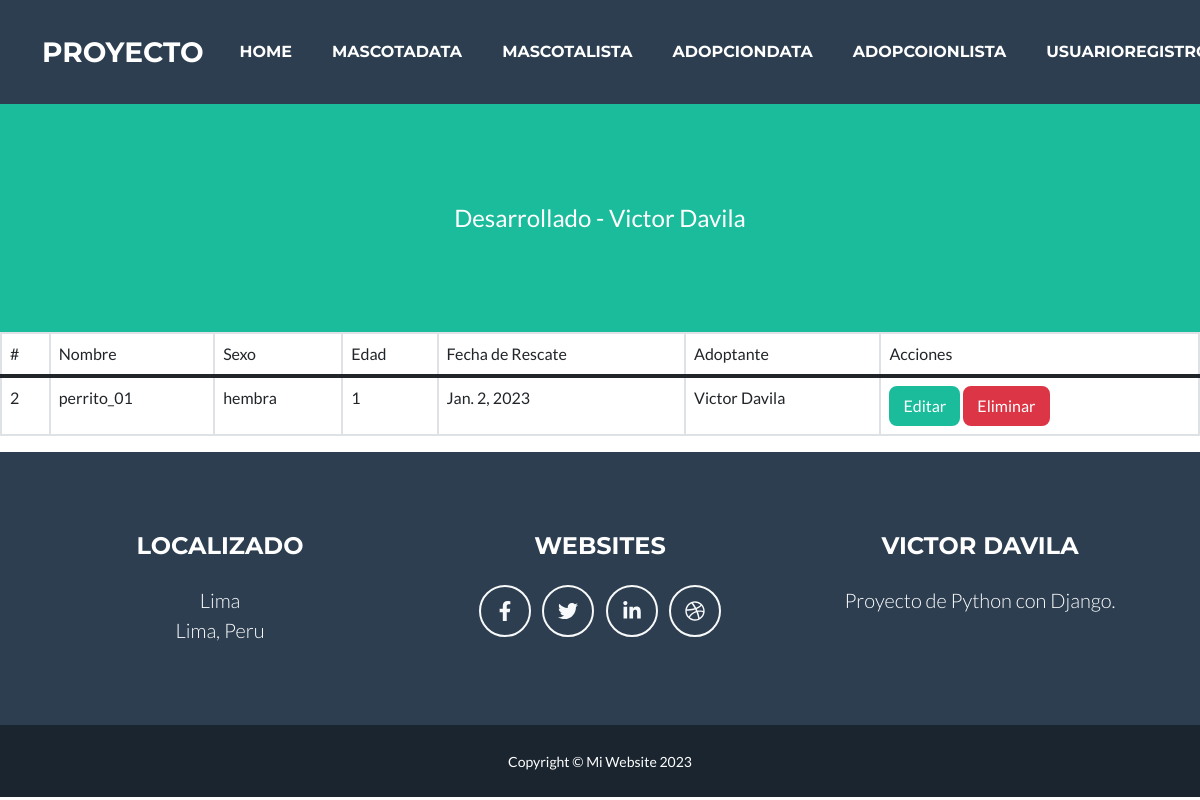
The app's page /app_mascota/mascotalist/, older data.
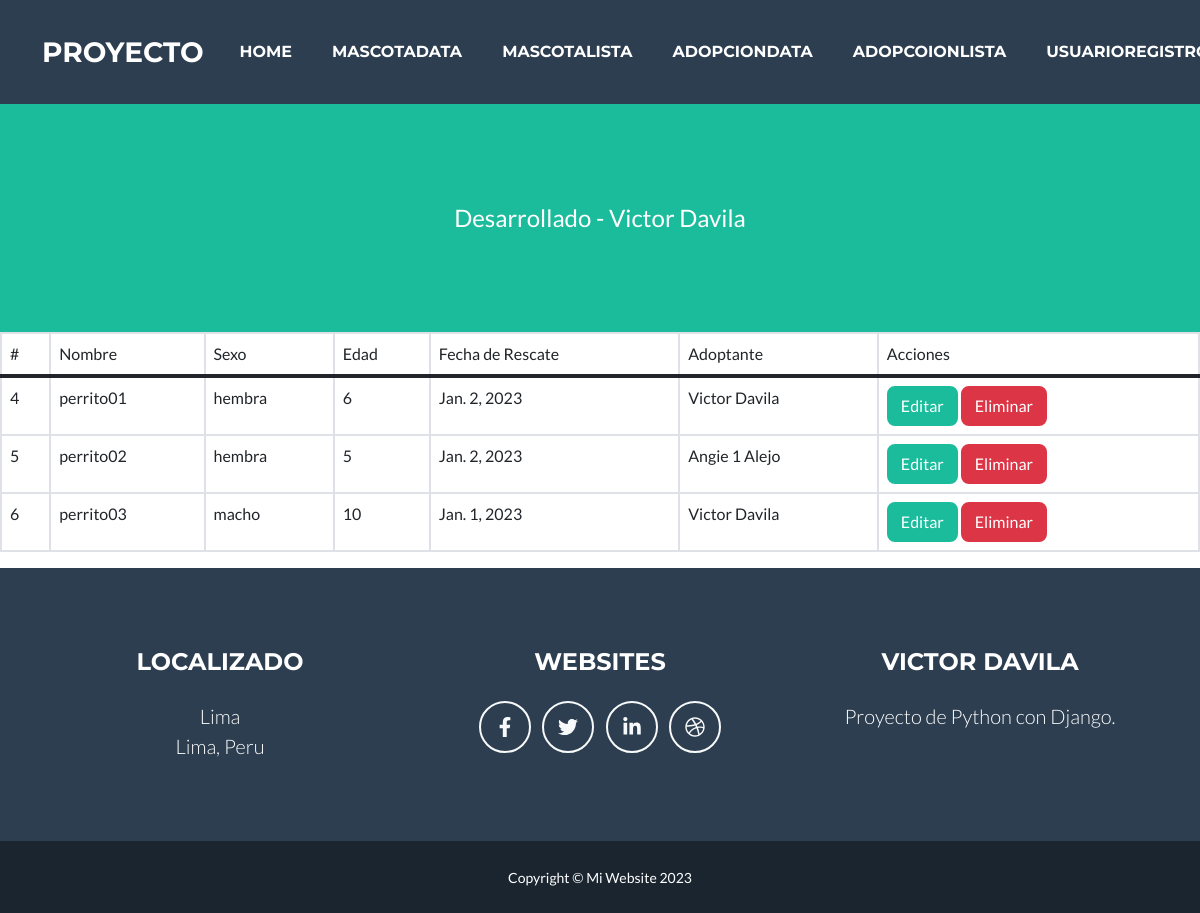
The same page, newer data.
### app_mascota/models.py (models this page shows)
class Mascota(models.Model):
    nombre = models.CharField(max_length=50)
    sexo = models.CharField(max_length=10)
    edad_aproximada = models.IntegerField()
    fecha_rescate = models.DateField()
    persona = models.ForeignKey(Persona, null=True, blank=True, on_delete=models.CASCADE)
    vacuna = models.ManyToManyField(Vacuna, blank=True)

### app_adopcion/models.py (models this page shows, shortened)
class Persona(models.Model):
    nombre = models.CharField(max_length=50)
    apellidos = models.CharField(max_length=70)
    edad = models.IntegerField()
    telefono = models.CharField(max_length=12)
    email = models.EmailField()
    domicilio = models.TextField()

### app_mascota/views.py (the view)
# urls.py: path('mascotalist/', MascotaList.as_view(), name="Mascotalist"),
class MascotaList(ListView):
    model = Mascota
    template_name = 'mascota/mascota_list.html'

### templates/mascota/mascota_list.html
{% extends 'base/secondary_base.html' %}
{% block contenidoQueCambia %}
<table class="table table-bordered">
    <thead>
        <tr>
            <td>#</td>
            <td>Nombre</td>
            <td>Sexo</td>
            <td>Edad</td>
            <td>Fecha de Rescate</td>
            <td>Adoptante</td>
            <td>Acciones</td>
        </tr>
    </thead>
    <tbody>
        {% if object_list %}
        {% for mascota in object_list %}
        <tr>
            <td>{{ mascota.id }}</td>
            <td>{{ mascota.nombre }}</td>
            <td>{{ mascota.sexo }}</td>
            <td>{{ mascota.edad_aproximada }}</td>
            <td>{{ mascota.fecha_rescate }}</td>
            <td>{{ mascota.persona.nombre }} {{ mascota.persona.apellidos }}</td>
            <td>
                <a class="btn btn-primary" href="{% url 'Mascotaedit' mascota.id %}">Editar</a>
                <a class="btn btn-danger" href="{% url 'Mascotadelete' mascota.id %}">Eliminar</a>
            </td>
        </tr>
        {% endfor %}
        {% else %}
        <h1>No hay registro de mascotas</h1>
        {% endif %}
    </tbody>
</table>
{% endblock %}

Row changes from the older to the newer data that the page shows:
removed Mascota: id "2", nombre "perrito_01", sexo "hembra", edad_aproximada "1", fecha_rescate "Jan. 2, 2023", persona.nombre "Victor", persona.apellidos "Davila"
added Mascota: id "4", nombre "perrito01", sexo "hembra", edad_aproximada "6", fecha_rescate "Jan. 2, 2023", persona.nombre "Victor", persona.apellidos "Davila"
added Mascota: id "5", nombre "perrito02", sexo "hembra", edad_aproximada "5", fecha_rescate "Jan. 2, 2023", persona.nombre "Angie 1", persona.apellidos "Alejo"
added Mascota: id "6", nombre "perrito03", sexo "macho", edad_aproximada "10", fecha_rescate "Jan. 1, 2023", persona.nombre "Victor", persona.apellidos "Davila"
